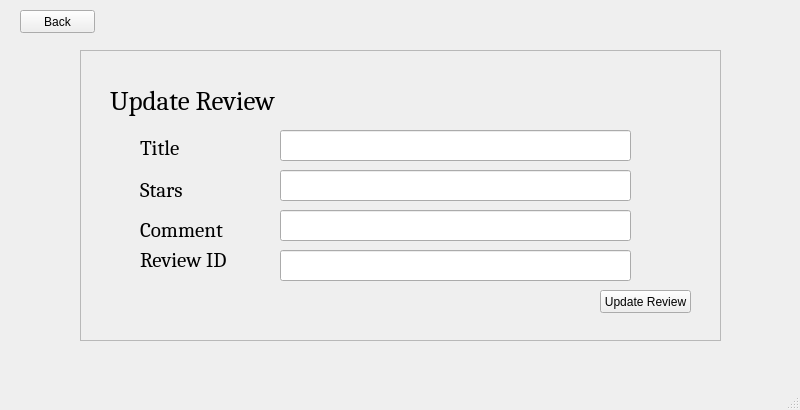
<?xml version="1.0" encoding="UTF-8"?>
<ui version="4.0">
 <class>MainWindow</class>
 <widget class="QMainWindow" name="MainWindow">
  <property name="geometry">
   <rect>
    <x>0</x>
    <y>0</y>
    <width>800</width>
    <height>410</height>
   </rect>
  </property>
  <property name="windowTitle">
   <string>MainWindow</string>
  </property>
  <widget class="QWidget" name="centralwidget">
   <widget class="QFrame" name="frame">
    <property name="geometry">
     <rect>
      <x>80</x>
      <y>50</y>
      <width>641</width>
      <height>291</height>
     </rect>
    </property>
    <property name="frameShape">
     <enum>QFrame::StyledPanel</enum>
    </property>
    <property name="frameShadow">
     <enum>QFrame::Raised</enum>
    </property>
    <widget class="QLabel" name="label">
     <property name="geometry">
      <rect>
       <x>30</x>
       <y>30</y>
       <width>281</width>
       <height>41</height>
      </rect>
     </property>
     <property name="font">
      <font>
       <family>Cambria</family>
       <pointsize>20</pointsize>
      </font>
     </property>
     <property name="text">
      <string>Update Review</string>
     </property>
    </widget>
    <widget class="QLineEdit" name="title">
     <property name="geometry">
      <rect>
       <x>200</x>
       <y>80</y>
       <width>351</width>
       <height>31</height>
      </rect>
     </property>
    </widget>
    <widget class="QLineEdit" name="stars">
     <property name="geometry">
      <rect>
       <x>200</x>
       <y>120</y>
       <width>351</width>
       <height>31</height>
      </rect>
     </property>
    </widget>
    <widget class="QLineEdit" name="comment">
     <property name="geometry">
      <rect>
       <x>200</x>
       <y>160</y>
       <width>351</width>
       <height>31</height>
      </rect>
     </property>
    </widget>
    <widget class="QLabel" name="label_2">
     <property name="geometry">
      <rect>
       <x>60</x>
       <y>90</y>
       <width>51</width>
       <height>16</height>
      </rect>
     </property>
     <property name="font">
      <font>
       <family>Cambria</family>
       <pointsize>16</pointsize>
      </font>
     </property>
     <property name="text">
      <string>Title</string>
     </property>
    </widget>
    <widget class="QLabel" name="label_3">
     <property name="geometry">
      <rect>
       <x>60</x>
       <y>130</y>
       <width>61</width>
       <height>21</height>
      </rect>
     </property>
     <property name="font">
      <font>
       <family>Cambria</family>
       <pointsize>16</pointsize>
      </font>
     </property>
     <property name="text">
      <string>Stars</string>
     </property>
    </widget>
    <widget class="QLabel" name="label_7">
     <property name="geometry">
      <rect>
       <x>60</x>
       <y>170</y>
       <width>101</width>
       <height>21</height>
      </rect>
     </property>
     <property name="font">
      <font>
       <family>Cambria</family>
       <pointsize>16</pointsize>
       <weight>50</weight>
       <bold>false</bold>
      </font>
     </property>
     <property name="text">
      <string>Comment</string>
     </property>
    </widget>
    <widget class="QPushButton" name="updateButton">
     <property name="geometry">
      <rect>
       <x>520</x>
       <y>240</y>
       <width>91</width>
       <height>23</height>
      </rect>
     </property>
     <property name="text">
      <string>Update Review</string>
     </property>
    </widget>
    <widget class="QLabel" name="label_8">
     <property name="geometry">
      <rect>
       <x>60</x>
       <y>200</y>
       <width>101</width>
       <height>21</height>
      </rect>
     </property>
     <property name="font">
      <font>
       <family>Cambria</family>
       <pointsize>16</pointsize>
       <weight>50</weight>
       <bold>false</bold>
      </font>
     </property>
     <property name="text">
      <string>Review ID</string>
     </property>
    </widget>
    <widget class="QLineEdit" name="review_id">
     <property name="geometry">
      <rect>
       <x>200</x>
       <y>200</y>
       <width>351</width>
       <height>31</height>
      </rect>
     </property>
    </widget>
   </widget>
   <widget class="QPushButton" name="backButton">
    <property name="geometry">
     <rect>
      <x>20</x>
      <y>10</y>
      <width>75</width>
      <height>23</height>
     </rect>
    </property>
    <property name="text">
     <string>Back</string>
    </property>
   </widget>
  </widget>
  <widget class="QMenuBar" name="menubar">
   <property name="geometry">
    <rect>
     <x>0</x>
     <y>0</y>
     <width>800</width>
     <height>21</height>
    </rect>
   </property>
  </widget>
  <widget class="QStatusBar" name="statusbar"/>
 </widget>
 <resources/>
 <connections/>
</ui>
